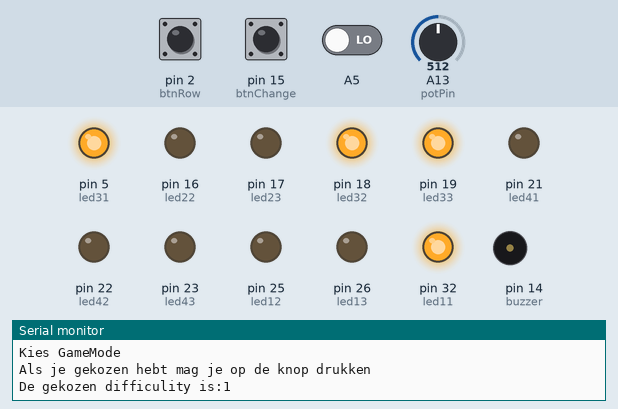
Recording of a sketch running on a simulated Arduino Mega 2560, built with avr-gcc and run on an emulated ATmega2560. Parts: output pins drawn as LEDs (lit = HIGH), buzzer (waves = sounding), the last lines printed to the serial monitor. Dashed ring = blinking. The inputs (shaded band) are chosen by the test bench; at power-on: pin 15 (btnChange) HIGH, pin 2 (btnRow) HIGH, A5 LOW, A13 (potPin) = 512. Random numbers use the default seed unless the sketch sets one; pins used as bus, display or sensor lines are not drawn.

Above: at 1.2 s.
1.3 s: pin 15 (btnChange) pulled LOW for 3.2 s
At 5.8 s:
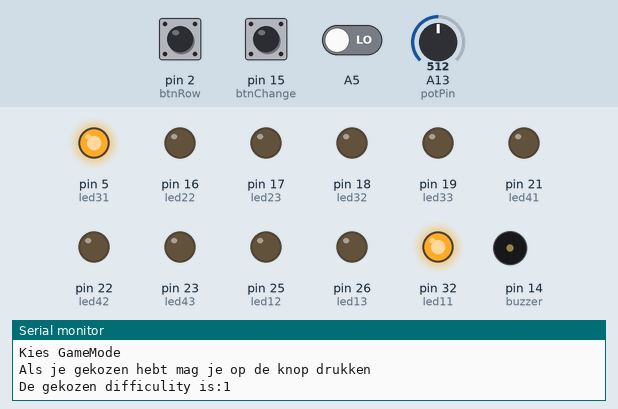
6.0 s: pin 2 (btnRow) pulled LOW for 1 s
At 7.1 s:
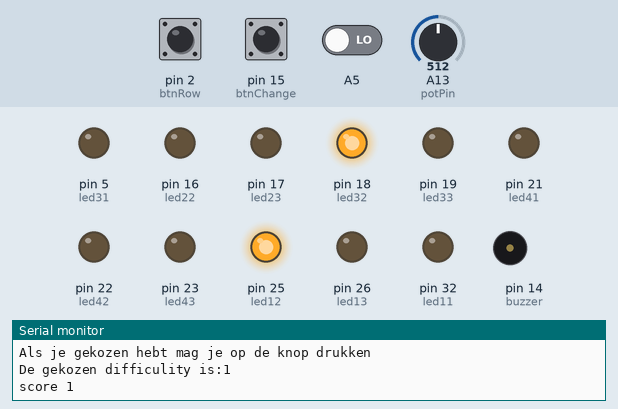
9.5 s: pin 15 (btnChange) pulled LOW for 3.2 s
At 12.0 s:
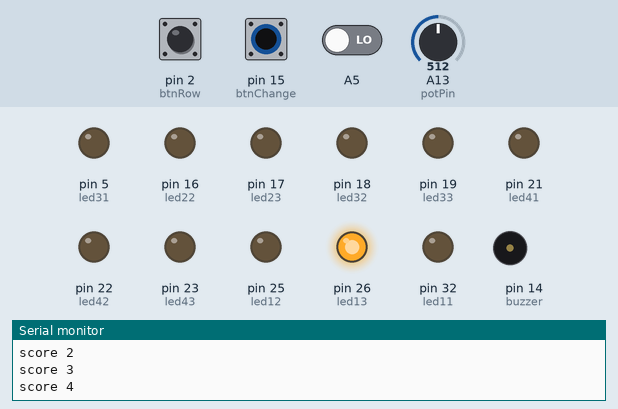
At 17.15 s:
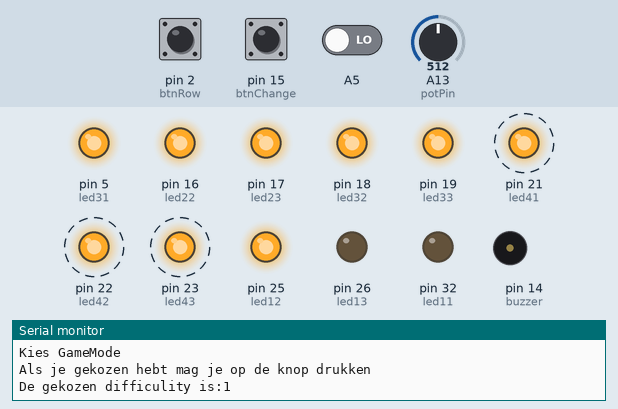
18.6 s: pin 2 (btnRow) pulled LOW for 3.2 s
23.3 s: pin 2 (btnRow) pulled LOW for 3.2 s
28.0 s: pin 15 (btnChange) pulled LOW for 3.2 s
Timing chart, 0 to 37.2 s (numbered marks = the images above; inputs shaded):
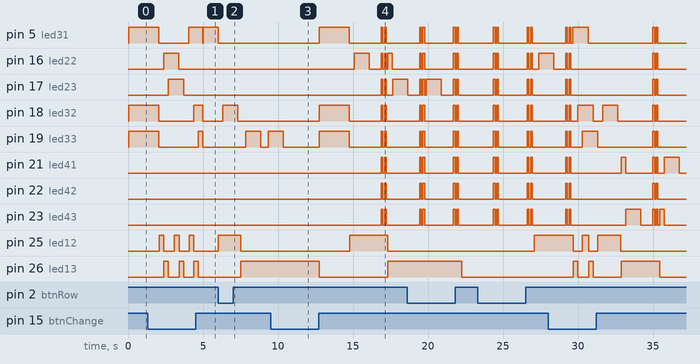

Measured:
- after the input at 9.5 s, pin 25 (led12): LOW → HIGH after 5.3 s, → LOW 2.6 s later
- by itself, pin 25 (led12): alternates HIGH for 0.31 s and LOW for 0.69 s, 6 changes in all, then stays LOW
- by itself, tone on pin 14 (buzzer): plays 622 Hz for 0.80 s, 2455 Hz for 0.24 s, 622 Hz for 0.80 s, 622 Hz for 0.40 s

The sketch:

test.ino
```cpp
int led11 = 32;
int led12 = 25;
int led13 = 26;

int led21 = 0;
int led22 = 16;
int led23 = 17;

int led31 = 5;
int led32 = 18;
int led33 = 19;

int led41 = 21;
int led42 = 22;
int led43 = 23;

int buzzer = 14;

int currentrow;
int currentcolumn = 0;

int btnChange = 15;
bool btnPrevState = 0;
bool btsState = 0;

int diff = 1;

int start = 0;

int btnRow = 2;
int btnRowPrev = 0;
int btnRowState = 0;

int rij1[] = {led11, led12, led13};
int rij2[] = {led21, led22, led23};
int rij3[] = {led31, led32, led33};
int rij4[] = {led41, led42, led43};

int aangeduide_rijen[] = {1, 1, 1};

int rijen[4][3] = {
    {led11, led12, led13},
    {led21, led22, led23},
    {led31, led32, led33},
    {led41, led42, led43}};

int score = 0;
int chosen = 10;
int number;
int tussentijd = 25;
int moeilijkheidsgraad = 1;

int waardePot = 0;
int prevPot = 0;
// Potentiometer is connected to GPIO 34 (Analog ADC1_CH6)
int potPin = 13;
int v = 0;
int attem = 0;

void setup()
{
    Serial.begin(9600);
    // put your setup code here, to run once:
    pinMode(led11, OUTPUT);
    pinMode(led12, OUTPUT);
    pinMode(led13, OUTPUT);

    pinMode(led21, OUTPUT);
    pinMode(led22, OUTPUT);
    pinMode(led23, OUTPUT);

    pinMode(led31, OUTPUT);
    pinMode(led32, OUTPUT);
    pinMode(led33, OUTPUT);

    pinMode(buzzer, OUTPUT);

    pinMode(led41, OUTPUT);
    pinMode(led42, OUTPUT);
    pinMode(led43, OUTPUT);
    pinMode(potPin, INPUT);
    pinMode(btnChange, INPUT_PULLUP);
    pinMode(btnRow, INPUT_PULLUP);
    randomSeed(digitalRead(A5));
    number = random(0, 3);
}

void rijAanUit(int row)
{
    // int rij [3] = {led11,led12,led13};
    // currentrow = row;
    // if (row ==2){
    // int rij [3]= {led21,led22,led23};
    // }
    // else if(row==3){
    // int rij [3]= {led31,led32,led33};
    // }
    // else if(row==4){
    // int rij [3]= {led41,led42,led43};
    // }
    int c = 0;
    delay(20);
    for (int i = 0; i < 3; i++)
    {
        if (aangeduide_rijen[i] == 1)
        {
            digitalWrite(rijen[row][i], HIGH);
            btsState = digitalRead(btnChange);
            changeRow();
            if (btsState != btnPrevState)
            {
                all_out();
                attem += 1;
                digitalWrite(rijen[row][currentcolumn], HIGH);
                delay(1000);
                digitalWrite(rijen[row][currentcolumn], LOW);
                if (row + 1 == chosen)
                {
                    aangeduide_rijen[currentcolumn] = 0;
                    if (aangeduide_rijen[0] == 0)
                    {
                        if (aangeduide_rijen[1] == 0)
                        {
                            if (aangeduide_rijen[2] == 0)
                            {
                            }
                            else
                            {
                                digitalWrite(rij1[currentcolumn], LOW);
                                currentcolumn = 2;
                                digitalWrite(rij1[currentcolumn], HIGH);
                            }
                        }
                        else
                        {
                            digitalWrite(rij1[currentcolumn], LOW);
                            currentcolumn = 1;
                            digitalWrite(rij1[currentcolumn], HIGH);
                        }
                    }
                    else
                    {
                        digitalWrite(rij1[currentcolumn], LOW);
                        currentcolumn = 0;
                        digitalWrite(rij1[currentcolumn], HIGH);
                    }
                    score += 1;
                    buzz(200);
                    Serial.println("score " + String(score));
                    if (diff != 3 && tussentijd >= 10)
                    {
                        tussentijd = tussentijd - 10;
                    }
                }
                else
                {
                    buzz(800);
                    all_on();
                    delay(100);
                    all_out();
                    delay(100);
                    all_on();
                    delay(100);
                    all_out();
                    delay(100);
                }
            }
        }
    }

    delay(100);

    for (int i = 0; i < 3; i++)
    { // for each element in the array
        digitalWrite(rijen[row][i], LOW);
        btsState = digitalRead(btnChange);
        changeRow();
        if (btsState != btnPrevState)
        {
            attem += 1;
            all_out();
            digitalWrite(rijen[row][currentcolumn], HIGH);
            delay(1000);
            digitalWrite(rijen[row][currentcolumn], LOW);
            if (row + 1 == chosen)
            {
                buzz(200);
                score += 1;
                aangeduide_rijen[currentcolumn] = 0;
                if (aangeduide_rijen[0] == 0)
                {
                    if (aangeduide_rijen[1] == 0)
                    {
                        if (aangeduide_rijen[2] == 0)
                        {
                        }
                        else
                        {
                            digitalWrite(rij1[currentcolumn], LOW);
                            currentcolumn = 2;
                            digitalWrite(rij1[currentcolumn], HIGH);
                        }
                    }
                    else
                    {
                        digitalWrite(rij1[currentcolumn], LOW);
                        currentcolumn = 1;
                        digitalWrite(rij1[currentcolumn], HIGH);
                    }
                }
                else
                {
                    digitalWrite(rij1[currentcolumn], LOW);
                    currentcolumn = 0;
                    digitalWrite(rij1[currentcolumn], HIGH);
                }
                Serial.println("score " + String(score));
                if (diff != 3 && tussentijd >= 10)
                {
                    tussentijd = tussentijd - 10;
                }
            }
            else
            {
                buzz(800);
                all_on();
                delay(100);
                all_out();
                delay(100);
                all_on();
                delay(100);
                all_out();
                delay(100);
            }
        }
    }

    // delay(20);
    // for (int element : rij) { // for each element in the array
    // Serial.println(element);

    // btsState =digitalRead(btnChange);
    // if(btsState != btnPrevState){
    // delay(2000);
    // if (row == chosen){
    // score +=1;
    // Serial.println("score"+ String(score));
    // }
    // }
    // }
}

void changeRow()
{
    btnRowState = digitalRead(btnRow);

    if (btnRowState != btnRowPrev)
    {
        // Serial.println(btnRowState);
        // Serial.println(btnRowPrev);
        if (currentcolumn == 0)
        {
            delay(10);
            if (aangeduide_rijen[1] == 1)
            {
                currentcolumn = 1;
                digitalWrite(led11, LOW);
                digitalWrite(led12, HIGH);
                delay(300);
                return;
            }
            else
            {
                if (aangeduide_rijen[2] == 1)
                {
                    currentcolumn = 2;
                    digitalWrite(led11, LOW);
                    digitalWrite(led13, HIGH);
                    delay(300);
                    return;
                }
                else
                {
                    delay(300);
                    return;
                }
            }
        }

        if (currentcolumn == 1)
        {
            delay(10);
            if (aangeduide_rijen[2] == 1)
            {
                currentcolumn = 2;
                digitalWrite(led12, LOW);
                digitalWrite(led13, HIGH);
                delay(300);
                return;
            }
            else
            {
                if (aangeduide_rijen[0] == 1)
                {
                    currentcolumn = 0;
                    digitalWrite(led12, LOW);
                    digitalWrite(led11, HIGH);
                    delay(300);
                    return;
                }
                else
                {
                    delay(300);
                    return;
                }
            }
        }

        if (currentcolumn == 2)
        {
            delay(10);
            if (aangeduide_rijen[0] == 1)
            {
                currentcolumn = 0;
                digitalWrite(led13, LOW);
                digitalWrite(led11, HIGH);
                delay(300);
                return;
            }
            else
            {
                if (aangeduide_rijen[1] == 1)
                {
                    currentcolumn = 1;
                    digitalWrite(led13, LOW);
                    digitalWrite(led12, HIGH);
                    delay(300);
                    return;
                }
                else
                {
                    delay(300);
                    return;
                }
            }
        }
    }
}

void all_out()
{
    digitalWrite(led21, LOW);
    digitalWrite(led22, LOW);
    digitalWrite(led23, LOW);

    digitalWrite(led31, LOW);
    digitalWrite(led32, LOW);
    digitalWrite(led33, LOW);

    digitalWrite(led41, LOW);
    digitalWrite(led42, LOW);
    digitalWrite(led43, LOW);
    delay(10);
}

void all_on()
{
    digitalWrite(led21, HIGH);
    digitalWrite(led22, HIGH);
    digitalWrite(led23, HIGH);

    digitalWrite(led31, HIGH);
    digitalWrite(led32, HIGH);
    digitalWrite(led33, HIGH);

    digitalWrite(led41, HIGH);
    digitalWrite(led42, HIGH);
    digitalWrite(led43, HIGH);
    delay(10);
}

void buzz(int buzzdelay)
{
    for (int i = 0; i < 500; i++)
    {
        digitalWrite(buzzer, 1);
        delayMicroseconds(buzzdelay);
        digitalWrite(buzzer, 0);
        delayMicroseconds(buzzdelay);
    }
    return;
}

void level(int nr)
{
    if (nr == 1)
    {
        digitalWrite(led11, HIGH);
        return;
    }

    if (nr == 2)
    {
        digitalWrite(led11, 1);
        digitalWrite(led12, 1);
        return;
    }
    if (nr == 3)
    {
        digitalWrite(led11, 1);
        digitalWrite(led12, 1);
        digitalWrite(led13, 1);
        return;
    }
}

void levelout()
{
    digitalWrite(led11, 0);
    digitalWrite(led12, 0);
    digitalWrite(led13, 0);
}

void (*resetFunc)(void) = 0;
// delay(tussentijd);
// btsState =digitalRead(btnChange);
// for (int element : rij3) { // for each element in the array
// digitalWrite(element,LOW);
// }

// }

void loop()
{
    if (score == 4)
    {
        btsState = digitalRead(btnChange);
        start = 2;
        if (btsState != btnPrevState)
        {
            resetFunc();
        }
    }
    if (score == 3)
    {
        digitalWrite(led11, LOW);
        digitalWrite(led12, LOW);
        digitalWrite(led13, LOW);

        Serial.println("Game Gedaan");
        Serial.println("In " + String(attem) + " attempts. Op diff: " + String(diff));
        score += 1;
    }
    if (start == 0)
    {
        all_out();
        if (v == 0)
        {
            Serial.println("Kies GameMode");
            Serial.println("Als je gekozen hebt mag je op de knop drukken");
            diff = 1;
            Serial.println("De gekozen difficulity is:" + String(diff));
            level(diff);
            v += 1;
        }
        waardePot = round(analogRead(potPin) / 1365);
        if (waardePot != prevPot && waardePot != 0)
        {
            Serial.println("Kies GameMode");
            Serial.println("Als je gekozen hebt mag je op de knop drukken");
            Serial.println("De gekozen difficulity is:" + String(waardePot));
            prevPot = waardePot;
            diff = waardePot;
            levelout();
            level(diff);
            delay(300);
        }
        btsState = digitalRead(btnChange);
        if (btsState != btnPrevState)
        {
            start = 1;
            levelout();
        }
    }
    if (start == 1)
    {

        // put your main code here, to run repeatedly:
        if (chosen == 10)
        {
            btsState = digitalRead(btnChange);
            btnRowState = digitalRead(btnRow);
            currentcolumn = 0;
            digitalWrite(led11, HIGH);
            if (number == 0)
            {
                for (int element : rij2)
                { // for each element in the array
                    digitalWrite(element, HIGH);
                    chosen = 2;
                }
                delay(2000);
                for (int element : rij2)
                { // for each element in the array
                    digitalWrite(element, LOW);
                }
            }
            else if (number == 1)
            {
                for (int element : rij3)
                { // for each element in the array
                    digitalWrite(element, HIGH);
                    chosen = 3;
                }
                delay(2000);
                for (int element : rij3)
                { // for each element in the array
                    digitalWrite(element, LOW);
                }
            }
            else if (number == 2)
            {
                for (int element : rij4)
                { // for each element in the array
                    digitalWrite(element, HIGH);
                    chosen = 4;
                }
                delay(2000);
                for (int element : rij4)
                { // for each element in the array
                    digitalWrite(element, LOW);
                }
            }
        }
        // Hier begint het spelletje zelf

        if (diff == 1)
        {

            // Rij 1
            rijAanUit(1);
            delay(tussentijd);

            // rij2
            rijAanUit(2);
            delay(tussentijd);

            // rij3
            rijAanUit(3);
            delay(tussentijd);

            delay(tussentijd / 2);
            btsState = digitalRead(btnChange);
            btnRowState = digitalRead(btnRow);
        }

        if (diff == 2)
        {
            if (score == 0)
            {

                // Rij 1
                rijAanUit(1);
                delay(tussentijd);

                // rij2
                rijAanUit(2);
                delay(tussentijd);

                // rij3
                rijAanUit(3);
                delay(tussentijd);

                delay(tussentijd / 2);
                btsState = digitalRead(btnChange);
            }
            if (score == 1)
            {

                // Rij 1
                rijAanUit(3);
                delay(tussentijd);

                // rij2
                rijAanUit(2);
                delay(tussentijd);

                // rij3
                rijAanUit(1);
                delay(tussentijd);

                delay(tussentijd / 2);
                btsState = digitalRead(btnChange);
            }

            if (score == 2)
            {
                // Rij 1
                rijAanUit(1);
                delay(tussentijd);

                // rij2
                rijAanUit(2);
                delay(tussentijd);

                // rij3
                rijAanUit(3);
                delay(tussentijd);

                delay(tussentijd / 2);
                btsState = digitalRead(btnChange);
            }
        }
        if (diff == 3)
        {
            if (score == 0)
            {
                tussentijd = random(15, 20);
                // Rij 1
                rijAanUit(1);
                delay(tussentijd);

                // rij2
                rijAanUit(2);
                delay(tussentijd);

                // rij3
                rijAanUit(3);
                delay(tussentijd);

                delay(tussentijd / 2);
                btsState = digitalRead(btnChange);
            }
            if (score == 1)
            {
                tussentijd = random(8, 14);
                // Rij 1
                rijAanUit(3);
                delay(tussentijd);

                // rij2
                rijAanUit(2);
                delay(tussentijd);

                // rij3
                rijAanUit(1);
                delay(tussentijd);

                delay(tussentijd / 2);
                btsState = digitalRead(btnChange);
            }

            if (score == 2)
            {
                tussentijd = random(3, 7);
                // Rij 1
                rijAanUit(1);
                delay(tussentijd);

                // rij2
                rijAanUit(2);
                delay(tussentijd);

                // rij3
                rijAanUit(3);
                delay(tussentijd);

                delay(tussentijd / 2);
                btsState = digitalRead(btnChange);
            }
        }
    }
}
```
